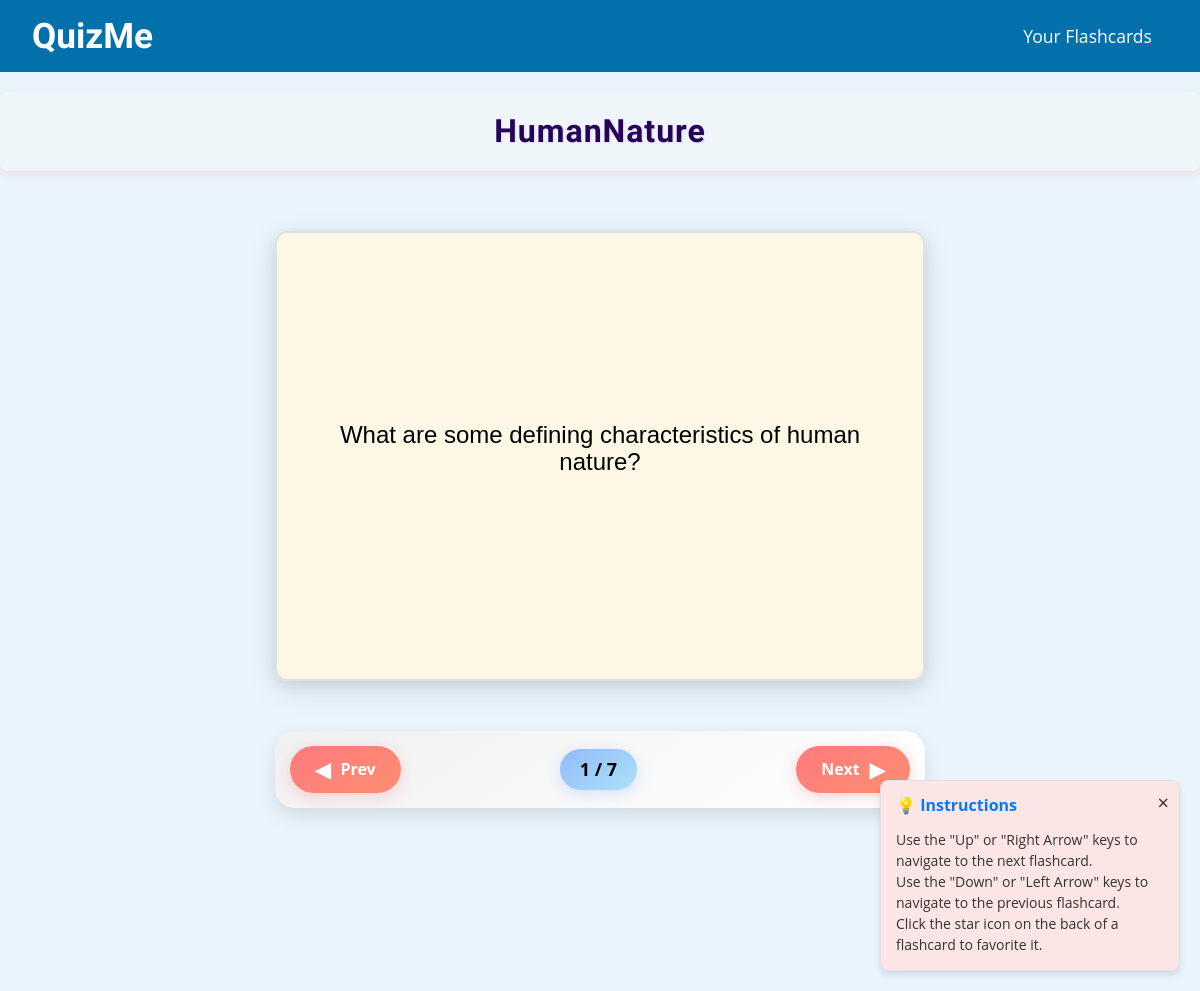
/single-flashcard/HumanNature (signed in), run on the app's committed database.
### app.py (models this page shows, shortened)
class FlashcardSet(db.Model):
    id = db.Column(db.Integer, primary_key=True)
    name = db.Column(db.String(100), nullable=False)
    user_id = db.Column(db.Integer, db.ForeignKey('user.id'), nullable=False)
    flashcards = db.relationship('Flashcard', backref='flashcard_set', lazy=True, cascade='all, delete-orphan')  # Add cascade option

class Flashcard(db.Model):
    id = db.Column(db.Integer, primary_key=True)
    front = db.Column(db.String(100), nullable=False)
    back = db.Column(db.String(100), nullable=False)
    flashcard_set_id = db.Column(db.Integer, db.ForeignKey('flashcard_set.id', ondelete='CASCADE'), nullable=False)  # Add ondelete option

### app.py (the view)
@app.route('/single-flashcard/<flashcard_set_name>')
def single_flashcard(flashcard_set_name):
    if 'user_id' not in session:
        return render_template('login.html', error_message="Please log in to access your flashcards.")
    user_id = session['user_id']
    user = User.query.get(user_id)
    flashcard_set = FlashcardSet.query.filter_by(name=flashcard_set_name, user=user).first()
    if flashcard_set:
        flashcards = flashcard_set.flashcards
        return render_template('single-flashcard.html', flashcards=flashcards, flashcard_set_name=flashcard_set_name)
    else:
        return "Flashcard set not found"

### app.py (called while the page is built)
@app.context_processor
def inject_user():
    user_id = session.get('user_id')
    if user_id:
        user = User.query.get(user_id)
        return dict(logged_in_user=user)
    return dict(logged_in_user=None)

### templates/single-flashcard.html (shortened to what this page needs)
<!DOCTYPE html>
<html lang="en">
<head>
  <link rel="stylesheet" href="https://cdnjs.cloudflare.com/ajax/libs/normalize/8.0.1/normalize.min.css" />
  <link rel="stylesheet" href="{{ url_for('static', filename='css/style.css') }}">
</head>
<body>
  <header>
    <a href="{{ url_for('index') }}" class="logo-link">
      <div class="logo-container">
        <h1><b>QuizMe</b></h1>
      </div>
    </a>
    <nav>
      <div class="nav-container">
        <ul class="nav-links">
        <li><a href="{{ url_for('your_flashcards') }}"> Your Flashcards </a></li>
        </ul>
      </div>
    </nav>
  </header>
  <div class="instructions-card">
    <button class="close-button">&times;</button>
    <h4>💡 Instructions</h4>
    <p>
      Use the "Up" or "Right Arrow" keys to navigate to the next flashcard.<br>
      Use the "Down" or "Left Arrow" keys to navigate to the previous flashcard.<br>
      Click the star icon on the back of a flashcard to favorite it.
    </p>
  </div>
  <div class="title_of_flashcard_set">
    <h2>{{ flashcard_set_name }}</h2>
  </div>
  <div class="wrapper">
    {% for flashcard in flashcards %}
    <div class="card-design">
      <div class="front">
        <p>{{ flashcard.front }}</p>
      </div>
      <div class="back">
        <p>{{ flashcard.back }}</p>
        <button class="favorite-button">&#9733;</button>
      </div>
    </div>
    {% endfor %}
    <div class="flashcard-navigation">
      <button id="prev-button" class="nav-button">
        <span class="button-text">Prev</span>
        <span class="button-icon">&#9664;</span>
      </button>
      <div id="flashcard-count" class="count-bubble">1 / 1</div>
      <button id="next-button" class="nav-button">
        <span class="button-text">Next</span>
        <span class="button-icon">&#9654;</span>
      </button>
    </div>
</body>
</html>

### static/css/style.css (style rules this page uses)
.logo-link { text-decoration: none; color: inherit; }
.logo-container { cursor: pointer; }
body { font-family: 'Open Sans', sans-serif; margin: 0; padding: 0; box-sizing: border-box; background-color: #e9f4fd; }
header { background-color: rgb(2, 112, 171); color: #fff; padding: 1rem 2rem; display: flex; justify-content: space-between; align-items: center; }
.logo-container h1 { margin: 0; font-size: 2.2rem; font-family: 'League Spartan', sans-serif; }
nav { display: flex; align-items: center; position: relative; }
.nav-container { display: flex; align-items: center; justify-content: space-between; }
.nav-links { list-style: none; margin: 0; padding: 0; display: flex; margin-left: auto; }
.nav-links li { margin: 0 1rem; }
.nav-links a { color: #fff; text-decoration: none; font-size: 1.1rem; transition: color 0.3s; }
:root { --primary-color: #4a90e2; --secondary-color: #f5f7fa; --text-color: #333; --border-color: #e0e0e0; }
h4 { color: var(--primary-color); margin-bottom: 15px; }
p { margin-bottom: 15px; }
.instructions-card { position: fixed; bottom: 20px; right: 20px; width: 90%; max-width: 300px; padding: 15px; background-color: #fce5e5; border: 1px solid #dee2e6; border-radius: 8px; box-shadow: 0 4px 6px rgba(0, 0, 0, 0.1); font-size: 14px; color: #333; box-sizing: border-box; z-index: 1000; }
.close-button { position: absolute; top: 10px; right: 10px; background: none; border: none; font-size: 20px; color: #333; cursor: pointer; }
.instructions-card h4 { margin-top: 0; font-size: 16px; color: #007BFF; }
.instructions-card p { margin: 0; line-height: 1.5; font-size: 14px; }
.title_of_flashcard_set { text-align: center; margin: 20px 0; padding: 20px 0; font-family: 'League Spartan', sans-serif; border-radius: 8px; box-shadow: 0 4px 8px rgba(255, 70, 70, 0.1); background-color: #eff6fa; }
.title_of_flashcard_set h2 { font-size: 2rem; font-weight: 700; color: #28005b; letter-spacing: 1px; text-shadow: 1px 1px 2px rgba(0, 0, 0, 0.1); margin: 0; line-height: 1.2; }
.wrapper { max-width: 800px; margin: 0 auto; text-align: center; display: flex; flex-direction: column; justify-content: flex-start; align-items: center; min-height: 100vh; padding: 20px; box-sizing: border-box; }
.card-design { width: 100%; max-width: 650px; height: 450px; position: relative; perspective: 1000px; box-shadow: 0 8px 30px rgba(0, 0, 0, 0.1); border-radius: 12px; transition: transform 0.6s ease; background: linear-gradient(145deg, #ffffff, #f0f0f0); display: flex; justify-content: center; align-items: center; margin-top: 20px; margin-bottom: 20px; }
.front, .back { width: 100%; height: 100%; border-radius: 12px; position: absolute; top: 0; left: 0; backface-visibility: hidden; display: flex; justify-content: center; align-items: center; font-size: 24px; transition: transform 0.6s ease; box-shadow: 0 4px 15px rgba(0, 0, 0, 0.08); padding: 20px; box-sizing: border-box; overflow: auto; }
.front { background-color: #fdf8e5; border: 2px solid #e0e0e0; font-family: 'Lucida Sans', 'Lucida Sans Regular', 'Lucida Grande', 'Lucida Sans Unicode', Geneva, Verdana, sans-serif; }
.back { background-color: #effde9; color: #d32121; font-family: 'Lucida Sans', 'Lucida Sans Regular', 'Lucida Grande', 'Lucida Sans Unicode', Geneva, Verdana, sans-serif; transform: rotateY(180deg); }
.favorite-button { background: none; border: none; font-size: 28px; color: #333; cursor: pointer; position: absolute; bottom: 15px; right: 15px; z-index: 10; }
.flashcard-navigation { display: flex; justify-content: space-between; align-items: center; width: 100%; max-width: 650px; margin: 30px auto; padding: 15px; background: linear-gradient(145deg, #f0f0f0, #ffffff); border-radius: 20px; box-shadow: 0 8px 20px rgba(0, 0, 0, 0.1); }
.nav-button { background: linear-gradient(145deg, #ff7a7e, #fc8e70); color: #fff; border: none; padding: 12px 25px; border-radius: 50px; cursor: pointer; font-size: 16px; font-weight: bold; transition: all 0.3s ease; display: flex; align-items: center; gap: 10px; box-shadow: 0 4px 15px rgba(255, 154, 158, 0.4); }
.button-icon { font-size: 20px; }
#prev-button .button-icon { order: -1; }
#flashcard-count { font-size: 18px; font-weight: bold; background: linear-gradient(145deg, #93baf9, #ace1fa); color: #000000; padding: 10px 20px; border-radius: 30px; box-shadow: 0 4px 15px rgba(161, 196, 253, 0.4); animation: pulse 2s infinite; }

### templates/single-flashcard.html (style rules this page uses)
* { margin: 0; padding: 0; box-sizing: border-box; }

### data on the page
FlashcardSet: name "HumanNature"
Flashcard: front "What are some defining characteristics of human nature?"
